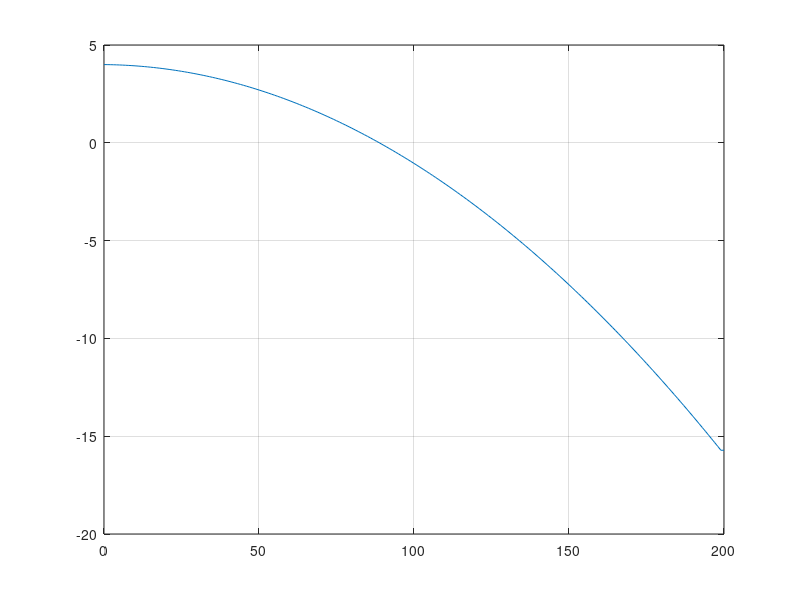

This figure's MATLAB source:
z=[3.999019,3.997057,3.994114,3.990190,3.985285,3.979399,3.972532,3.964684,3.955855,3.946045,3.935254,3.923482,3.910729,3.896995,3.882280,3.866584,3.849907,3.832249,3.813610,3.793990,3.773389,3.751807,3.729244,3.705700,3.681175,3.655669,3.629182,3.601714,3.573265,3.543835,3.513424,3.482032,3.449659,3.416305,3.381970,3.346654,3.310357,3.273079,3.234820,3.195580,3.155359,3.114157,3.071974,3.028810,2.984665,2.939539,2.893432,2.846344,2.798275,2.749225,2.699194,2.648182,2.596189,2.543215,2.489260,2.434324,2.378407,2.321509,2.263630,2.204770,2.144929,2.084107,2.022304,1.959520,1.895755,1.831009,1.765282,1.698574,1.630885,1.562215,1.492564,1.421932,1.350319,1.277725,1.204150,1.129594,1.054057,0.977539,0.900040,0.821560,0.742099,0.661657,0.580234,0.497830,0.414445,0.330079,0.244732,0.158404,0.071095,-0.017195,-0.106466,-0.196718,-0.287951,-0.380165,-0.473360,-0.567536,-0.662693,-0.758831,-0.855950,-0.954050,-1.053131,-1.153193,-1.254236,-1.356260,-1.459265,-1.563251,-1.668218,-1.774166,-1.881095,-1.989005,-2.097896,-2.207768,-2.318621,-2.430455,-2.543270,-2.657066,-2.771843,-2.887601,-3.004340,-3.122060,-3.240761,-3.360443,-3.481106,-3.602750,-3.725375,-3.848981,-3.973568,-4.099136,-4.225685,-4.353215,-4.481726,-4.611218,-4.741691,-4.873145,-5.005580,-5.138996,-5.273393,-5.408771,-5.545130,-5.682470,-5.820791,-5.960093,-6.100376,-6.241640,-6.383885,-6.527111,-6.671318,-6.816506,-6.962675,-7.109825,-7.257956,-7.407068,-7.557161,-7.708235,-7.860290,-8.013326,-8.167343,-8.322341,-8.478320,-8.635280,-8.793221,-8.952143,-9.112046,-9.272930,-9.434795,-9.597641,-9.761468,-9.926276,-10.092065,-10.258835,-10.426586,-10.595318,-10.765031,-10.935725,-11.107400,-11.280056,-11.453693,-11.628311,-11.803910,-11.980490,-12.158051,-12.336593,-12.516116,-12.696620,-12.878105,-13.060571,-13.244018,-13.428446,-13.613855,-13.800245,-13.987616,-14.175968,-14.365301,-14.555615,-14.746910,-14.939186,-15.132443,-15.326681,-15.521900,-15.718100,-15.718100];
t=0:1:200;
plot(t,z);
grid on;
pause;
